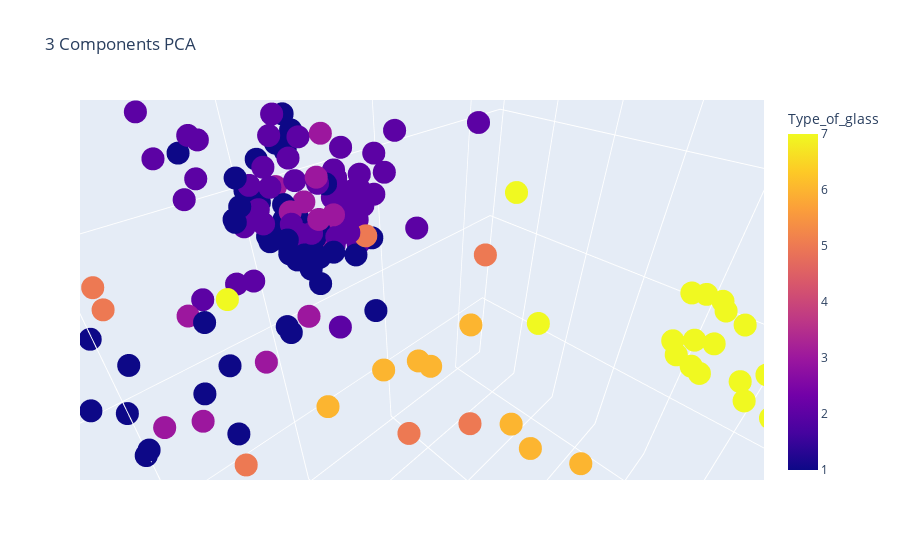

Here is the notebook cell this chart was saved with:
### Code cell
import plotly.express as px

fig = px.scatter_3d(finalDf, x='principal component 1', y='principal component 2', z='principal component 3',
              color='Type_of_glass',title="3 Components PCA")
fig.show()

### Figure 1 — Plotly figure (JSON) as saved in the notebook; plotly's stock layout.template omitted (floating-point values rounded to 4 significant figures; data arrays with more than 128 entries replaced by an {"elided": "..."} marker saying what was removed)
{"data": [{"hovertemplate": "principal component 1=%{x}<br>principal component 2=%{y}<br>principal component 3=%{z}<br>Type_of_glass=%{marker.color}<extra></extra>", "legendgroup": "", "marker": {"color": {"elided": "214 int values"}, "coloraxis": "coloraxis", "symbol": "circle"}, "mode": "markers", "name": "", "scene": "scene", "showlegend": false, "type": "scatter3d", "x": {"elided": "214 float values"}, "y": {"elided": "214 float values"}, "z": {"elided": "214 float values"}}], "layout": {"autosize": true, "coloraxis": {"colorbar": {"title": {"text": "Type_of_glass"}}, "colorscale": [[0, "#0d0887"], [0.1111, "#46039f"], [0.2222, "#7201a8"], [0.3333, "#9c179e"], [0.4444, "#bd3786"], [0.5556, "#d8576b"], [0.6667, "#ed7953"], [0.7778, "#fb9f3a"], [0.8889, "#fdca26"], [1, "#f0f921"]]}, "legend": {"tracegroupgap": 0}, "scene": {"aspectmode": "auto", "aspectratio": {"x": 1.083, "y": 0.7498, "z": 1.231}, "camera": {"center": {"x": 0, "y": 0, "z": 0}, "eye": {"x": 0.05245, "y": 0.05245, "z": 0.05245}, "projection": {"type": "perspective"}, "up": {"x": 0, "y": 0, "z": 1}}, "domain": {"x": [0, 1], "y": [0, 1]}, "xaxis": {"title": {"text": "principal component 1"}, "type": "linear"}, "yaxis": {"title": {"text": "principal component 2"}, "type": "linear"}, "zaxis": {"title": {"text": "principal component 3"}, "type": "linear"}}, "title": {"text": "3 Components PCA"}}}
